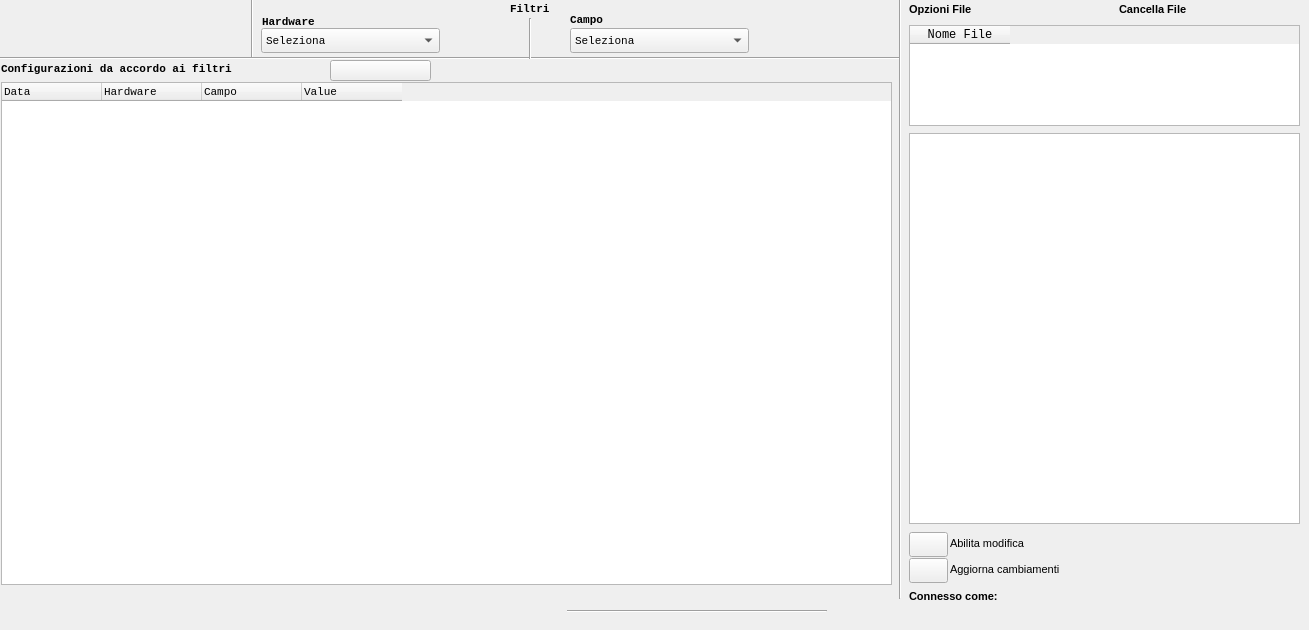
    <widget class="QWidget" name="tab_main">
     <attribute name="title">
      <string>Principale</string>
     </attribute>
     <widget class="Line" name="line_5">
      <property name="geometry">
       <rect>
        <x>567</x>
        <y>601</y>
        <width>260</width>
        <height>20</height>
       </rect>
      </property>
      <property name="font">
       <font>
        <pointsize>8</pointsize>
       </font>
      </property>
      <property name="cursor">
       <cursorShape>PointingHandCursor</cursorShape>
      </property>
      <property name="orientation">
       <enum>Qt::Horizontal</enum>
      </property>
     </widget>
     <widget class="QPushButton" name="btPlus">
      <property name="geometry">
       <rect>
        <x>278</x>
        <y>57</y>
        <width>24</width>
        <height>25</height>
       </rect>
      </property>
      <property name="font">
       <font>
        <family>Monospace</family>
        <pointsize>8</pointsize>
       </font>
      </property>
      <property name="cursor">
       <cursorShape>PointingHandCursor</cursorShape>
      </property>
      <property name="text">
       <string/>
      </property>
      <property name="flat">
       <bool>true</bool>
      </property>
     </widget>
     <widget class="QTableWidget" name="tableWidget">
      <property name="geometry">
       <rect>
        <x>1</x>
        <y>82</y>
        <width>891</width>
        <height>503</height>
       </rect>
      </property>
      <property name="minimumSize">
       <size>
        <width>0</width>
        <height>0</height>
       </size>
      </property>
      <property name="maximumSize">
       <size>
        <width>1550</width>
        <height>540</height>
       </size>
      </property>
      <property name="baseSize">
       <size>
        <width>1555</width>
        <height>503</height>
       </size>
      </property>
      <property name="font">
       <font>
        <family>Monospace</family>
        <pointsize>8</pointsize>
       </font>
      </property>
      <property name="cursor" stdset="0">
       <cursorShape>PointingHandCursor</cursorShape>
      </property>
      <property name="editTriggers">
       <set>QAbstractItemView::DoubleClicked</set>
      </property>
      <property name="tabKeyNavigation">
       <bool>false</bool>
      </property>
      <property name="showDropIndicator" stdset="0">
       <bool>false</bool>
      </property>
      <property name="dragDropOverwriteMode">
       <bool>false</bool>
      </property>
      <property name="selectionMode">
       <enum>QAbstractItemView::SingleSelection</enum>
      </property>
      <property name="selectionBehavior">
       <enum>QAbstractItemView::SelectRows</enum>
      </property>
      <attribute name="horizontalHeaderDefaultSectionSize">
       <number>100</number>
      </attribute>
      <column>
       <property name="text">
        <string>Data</string>
       </property>
       <property name="font">
        <font>
         <family>Monospace</family>
         <pointsize>8</pointsize>
        </font>
       </property>
       <property name="textAlignment">
        <set>AlignJustify|AlignVCenter</set>
       </property>
      </column>
      <column>
       <property name="text">
        <string>Hardware</string>
       </property>
       <property name="font">
        <font>
         <family>Monospace</family>
         <pointsize>8</pointsize>
        </font>
       </property>
       <property name="textAlignment">
        <set>AlignJustify|AlignVCenter</set>
       </property>
      </column>
      <column>
       <property name="text">
        <string>Campo</string>
       </property>
       <property name="font">
        <font>
         <family>Monospace</family>
         <pointsize>8</pointsize>
        </font>
       </property>
       <property name="textAlignment">
        <set>AlignJustify|AlignVCenter</set>
       </property>
      </column>
      <column>
       <property name="text">
        <string>Value</string>
       </property>
       <property name="font">
        <font>
         <family>Monospace</family>
         <pointsize>8</pointsize>
        </font>
       </property>
       <property name="textAlignment">
        <set>AlignJustify|AlignVCenter</set>
       </property>
      </column>
     </widget>
     <widget class="QLabel" name="labelLines">
      <property name="geometry">
       <rect>
        <x>1</x>
        <y>59</y>
        <width>281</width>
        <height>20</height>
       </rect>
      </property>
      <property name="font">
       <font>
        <family>Monospace</family>
        <pointsize>8</pointsize>
        <weight>75</weight>
        <bold>true</bold>
       </font>
      </property>
      <property name="cursor">
       <cursorShape>PointingHandCursor</cursorShape>
      </property>
      <property name="text">
       <string>Configurazioni da accordo ai filtri</string>
      </property>
     </widget>
     <widget class="QLabel" name="labelConnesso">
      <property name="geometry">
       <rect>
        <x>909</x>
        <y>586</y>
        <width>111</width>
        <height>20</height>
       </rect>
      </property>
      <property name="font">
       <font>
        <pointsize>8</pointsize>
        <weight>75</weight>
        <bold>true</bold>
       </font>
      </property>
      <property name="cursor">
       <cursorShape>PointingHandCursor</cursorShape>
      </property>
      <property name="text">
       <string>Connesso come:</string>
      </property>
     </widget>
     <widget class="Line" name="line_2">
      <property name="geometry">
       <rect>
        <x>890</x>
        <y>-2</y>
        <width>20</width>
        <height>601</height>
       </rect>
      </property>
      <property name="font">
       <font>
        <pointsize>8</pointsize>
       </font>
      </property>
      <property name="cursor">
       <cursorShape>PointingHandCursor</cursorShape>
      </property>
      <property name="orientation">
       <enum>Qt::Vertical</enum>
      </property>
     </widget>
     <widget class="QPushButton" name="btMinus">
      <property name="geometry">
       <rect>
        <x>303</x>
        <y>57</y>
        <width>24</width>
        <height>25</height>
       </rect>
      </property>
      <property name="font">
       <font>
        <family>Monospace</family>
        <pointsize>8</pointsize>
       </font>
      </property>
      <property name="cursor">
       <cursorShape>PointingHandCursor</cursorShape>
      </property>
      <property name="text">
       <string/>
      </property>
      <property name="flat">
       <bool>true</bool>
      </property>
     </widget>
     <widget class="QLabel" name="labelLogo">
      <property name="geometry">
       <rect>
        <x>1165</x>
        <y>513</y>
        <width>130</width>
        <height>100</height>
       </rect>
      </property>
      <property name="font">
       <font>
        <pointsize>8</pointsize>
       </font>
      </property>
      <property name="cursor">
       <cursorShape>PointingHandCursor</cursorShape>
      </property>
      <property name="text">
       <string/>
      </property>
     </widget>
     <widget class="QLabel" name="labelUserName">
      <property name="geometry">
       <rect>
        <x>1030</x>
        <y>586</y>
        <width>130</width>
        <height>17</height>
       </rect>
      </property>
      <property name="font">
       <font>
        <pointsize>8</pointsize>
       </font>
      </property>
      <property name="cursor">
       <cursorShape>PointingHandCursor</cursorShape>
      </property>
      <property name="text">
       <string/>
      </property>
     </widget>
     <widget class="Line" name="line_4">
      <property name="geometry">
       <rect>
        <x>-13</x>
        <y>-16</y>
        <width>19</width>
        <height>221</height>
       </rect>
      </property>
      <property name="font">
       <font>
        <pointsize>8</pointsize>
       </font>
      </property>
      <property name="cursor">
       <cursorShape>PointingHandCursor</cursorShape>
      </property>
      <property name="orientation">
       <enum>Qt::Vertical</enum>
      </property>
     </widget>
     <widget class="QComboBox" name="cbItem">
      <property name="geometry">
       <rect>
        <x>570</x>
        <y>28</y>
        <width>179</width>
        <height>25</height>
       </rect>
      </property>
      <property name="font">
       <font>
        <family>Monospace</family>
        <pointsize>8</pointsize>
       </font>
      </property>
      <property name="cursor">
       <cursorShape>PointingHandCursor</cursorShape>
      </property>
      <property name="insertPolicy">
       <enum>QComboBox::InsertAlphabetically</enum>
      </property>
      <property name="duplicatesEnabled">
       <bool>true</bool>
      </property>
      <item>
       <property name="text">
        <string>Seleziona</string>
       </property>
      </item>
     </widget>
     <widget class="QLabel" name="labelItems">
      <property name="geometry">
       <rect>
        <x>570</x>
        <y>10</y>
        <width>41</width>
        <height>20</height>
       </rect>
      </property>
      <property name="font">
       <font>
        <family>Monospace</family>
        <pointsize>8</pointsize>
        <weight>75</weight>
        <bold>true</bold>
       </font>
      </property>
      <property name="cursor">
       <cursorShape>PointingHandCursor</cursorShape>
      </property>
      <property name="text">
       <string>Campo</string>
      </property>
     </widget>
     <widget class="QLabel" name="labelHardware">
      <property name="geometry">
       <rect>
        <x>262</x>
        <y>12</y>
        <width>71</width>
        <height>20</height>
       </rect>
      </property>
      <property name="font">
       <font>
        <family>Monospace</family>
        <pointsize>8</pointsize>
        <weight>75</weight>
        <bold>true</bold>
       </font>
      </property>
      <property name="cursor">
       <cursorShape>PointingHandCursor</cursorShape>
      </property>
      <property name="text">
       <string>Hardware</string>
      </property>
     </widget>
     <widget class="QComboBox" name="cbHardware">
      <property name="geometry">
       <rect>
        <x>261</x>
        <y>28</y>
        <width>179</width>
        <height>25</height>
       </rect>
      </property>
      <property name="font">
       <font>
        <family>Monospace</family>
        <pointsize>8</pointsize>
       </font>
      </property>
      <property name="cursor">
       <cursorShape>PointingHandCursor</cursorShape>
      </property>
      <property name="currentText" stdset="0">
       <string>Seleziona</string>
      </property>
      <property name="insertPolicy">
       <enum>QComboBox::InsertAlphabetically</enum>
      </property>
      <property name="duplicatesEnabled">
       <bool>true</bool>
      </property>
      <item>
       <property name="text">
        <string>Seleziona</string>
       </property>
      </item>
     </widget>
     <widget class="QLabel" name="labelFiltri">
      <property name="geometry">
       <rect>
        <x>510</x>
        <y>-1</y>
        <width>50</width>
        <height>20</height>
       </rect>
      </property>
      <property name="font">
       <font>
        <family>Monospace</family>
        <pointsize>8</pointsize>
        <weight>75</weight>
        <bold>true</bold>
       </font>
      </property>
      <property name="cursor">
       <cursorShape>PointingHandCursor</cursorShape>
      </property>
      <property name="text">
       <string>Filtri</string>
      </property>
     </widget>
     <widget class="QPushButton" name="btItemMinus">
      <property name="geometry">
       <rect>
        <x>774</x>
        <y>29</y>
        <width>24</width>
        <height>25</height>
       </rect>
      </property>
      <property name="font">
       <font>
        <family>Monospace</family>
        <pointsize>8</pointsize>
       </font>
      </property>
      <property name="cursor">
       <cursorShape>PointingHandCursor</cursorShape>
      </property>
      <property name="text">
       <string/>
      </property>
      <property name="flat">
       <bool>true</bool>
      </property>
     </widget>
     <widget class="QPushButton" name="btHwMinus">
      <property name="geometry">
       <rect>
        <x>464</x>
        <y>27</y>
        <width>24</width>
        <height>25</height>
       </rect>
      </property>
      <property name="font">
       <font>
        <family>Monospace</family>
        <pointsize>8</pointsize>
       </font>
      </property>
      <property name="cursor">
       <cursorShape>PointingHandCursor</cursorShape>
      </property>
      <property name="text">
       <string/>
      </property>
      <property name="flat">
       <bool>true</bool>
      </property>
     </widget>
     <widget class="QPushButton" name="btHwPlus">
      <property name="geometry">
       <rect>
        <x>439</x>
        <y>27</y>
        <width>24</width>
        <height>25</height>
       </rect>
      </property>
      <property name="font">
       <font>
        <family>Monospace</family>
        <pointsize>8</pointsize>
       </font>
      </property>
      <property name="cursor">
       <cursorShape>PointingHandCursor</cursorShape>
      </property>
      <property name="text">
       <string/>
      </property>
      <property name="flat">
       <bool>true</bool>
      </property>
     </widget>
     <widget class="QPushButton" name="btItemPlus">
      <property name="geometry">
       <rect>
        <x>749</x>
        <y>29</y>
        <width>24</width>
        <height>25</height>
       </rect>
      </property>
      <property name="font">
       <font>
        <family>Monospace</family>
        <pointsize>8</pointsize>
       </font>
      </property>
      <property name="cursor">
       <cursorShape>PointingHandCursor</cursorShape>
      </property>
      <property name="text">
       <string/>
      </property>
      <property name="flat">
       <bool>true</bool>
      </property>
     </widget>
     <widget class="QPushButton" name="btDownload">
      <property name="geometry">
       <rect>
        <x>1035</x>
        <y>-1</y>
        <width>25</width>
        <height>25</height>
       </rect>
      </property>
      <property name="font">
       <font>
        <family>Monospace</family>
        <pointsize>8</pointsize>
       </font>
      </property>
      <property name="cursor">
       <cursorShape>PointingHandCursor</cursorShape>
      </property>
      <property name="text">
       <string/>
      </property>
      <property name="flat">
       <bool>true</bool>
      </property>
     </widget>
     <widget class="QPushButton" name="btUpload">
      <property name="geometry">
       <rect>
        <x>1010</x>
        <y>-1</y>
        <width>25</width>
        <height>25</height>
       </rect>
      </property>
      <property name="font">
       <font>
        <family>Monospace</family>
        <pointsize>8</pointsize>
       </font>
      </property>
      <property name="cursor">
       <cursorShape>PointingHandCursor</cursorShape>
      </property>
      <property name="text">
       <string/>
      </property>
      <property name="flat">
       <bool>true</bool>
      </property>
     </widget>
     <widget class="QTableWidget" name="tableWidget_attachments">
      <property name="geometry">
       <rect>
        <x>909</x>
        <y>25</y>
        <width>391</width>
        <height>101</height>
       </rect>
      </property>
      <property name="font">
       <font>
        <pointsize>8</pointsize>
       </font>
      </property>
      <property name="cursor" stdset="0">
       <cursorShape>PointingHandCursor</cursorShape>
      </property>
      <property name="editTriggers">
       <set>QAbstractItemView::NoEditTriggers</set>
      </property>
      <property name="dragDropOverwriteMode">
       <bool>false</bool>
      </property>
      <property name="selectionMode">
       <enum>QAbstractItemView::SingleSelection</enum>
      </property>
      <property name="selectionBehavior">
       <enum>QAbstractItemView::SelectRows</enum>
      </property>
      <column>
       <property name="text">
        <string>Nome File</string>
       </property>
       <property name="font">
        <font>
         <family>Monospace</family>
         <pointsize>9</pointsize>
         <weight>50</weight>
         <bold>false</bold>
        </font>
       </property>
      </column>
     </widget>
     <widget class="QLabel" name="labelAttach">
      <property name="geometry">
       <rect>
        <x>909</x>
        <y>-1</y>
        <width>101</width>
        <height>20</height>
       </rect>
      </property>
      <property name="font">
       <font>
        <pointsize>8</pointsize>
        <weight>75</weight>
        <bold>true</bold>
       </font>
      </property>
      <property name="cursor">
       <cursorShape>PointingHandCursor</cursorShape>
      </property>
      <property name="text">
       <string>Opzioni File</string>
      </property>
     </widget>
     <widget class="QPushButton" name="btTrash">
      <property name="geometry">
       <rect>
        <x>1227</x>
        <y>-3</y>
        <width>25</width>
        <height>25</height>
       </rect>
      </property>
      <property name="font">
       <font>
        <family>Monospace</family>
        <pointsize>8</pointsize>
       </font>
      </property>
      <property name="cursor">
       <cursorShape>PointingHandCursor</cursorShape>
      </property>
      <property name="text">
       <string/>
      </property>
      <property name="flat">
       <bool>true</bool>
      </property>
     </widget>
     <widget class="QPlainTextEdit" name="plainTextEdit">
      <property name="geometry">
       <rect>
        <x>909</x>
        <y>133</y>
        <width>391</width>
        <height>391</height>
       </rect>
      </property>
      <property name="font">
       <font>
        <pointsize>8</pointsize>
       </font>
      </property>
      <property name="cursor" stdset="0">
       <cursorShape>PointingHandCursor</cursorShape>
      </property>
     </widget>
     <widget class="Line" name="line">
      <property name="geometry">
       <rect>
        <x>-1</x>
        <y>50</y>
        <width>901</width>
        <height>16</height>
       </rect>
      </property>
      <property name="font">
       <font>
        <pointsize>8</pointsize>
       </font>
      </property>
      <property name="cursor">
       <cursorShape>PointingHandCursor</cursorShape>
      </property>
      <property name="orientation">
       <enum>Qt::Horizontal</enum>
      </property>
     </widget>
     <widget class="Line" name="line_3">
      <property name="geometry">
       <rect>
        <x>243</x>
        <y>-3</y>
        <width>19</width>
        <height>61</height>
       </rect>
      </property>
      <property name="font">
       <font>
        <pointsize>8</pointsize>
       </font>
      </property>
      <property name="cursor">
       <cursorShape>PointingHandCursor</cursorShape>
      </property>
      <property name="orientation">
       <enum>Qt::Vertical</enum>
      </property>
     </widget>
     <widget class="QPushButton" name="btSave">
      <property name="geometry">
       <rect>
        <x>909</x>
        <y>558</y>
        <width>39</width>
        <height>25</height>
       </rect>
      </property>
      <property name="font">
       <font>
        <pointsize>8</pointsize>
       </font>
      </property>
      <property name="cursor">
       <cursorShape>PointingHandCursor</cursorShape>
      </property>
      <property name="toolTip">
       <string extracomment="Cambio Password"/>
      </property>
      <property name="statusTip">
       <string extracomment="Cambio Password"/>
      </property>
      <property name="whatsThis">
       <string extracomment="Cambio Password"/>
      </property>
      <property name="accessibleName">
       <string extracomment="Cambio Password"/>
      </property>
      <property name="accessibleDescription">
       <string extracomment="Cambio Password"/>
      </property>
      <property name="text">
       <string/>
      </property>
      <property name="flat">
       <bool>false</bool>
      </property>
      <property name="toolTipDuration" stdset="0">
       <number>10</number>
      </property>
     </widget>
     <widget class="QLabel" name="labelupdate">
      <property name="geometry">
       <rect>
        <x>950</x>
        <y>560</y>
        <width>171</width>
        <height>19</height>
       </rect>
      </property>
      <property name="font">
       <font>
        <pointsize>8</pointsize>
       </font>
      </property>
      <property name="cursor">
       <cursorShape>PointingHandCursor</cursorShape>
      </property>
      <property name="text">
       <string>Aggiorna cambiamenti</string>
      </property>
     </widget>
     <widget class="QPushButton" name="btModify">
      <property name="geometry">
       <rect>
        <x>909</x>
        <y>532</y>
        <width>39</width>
        <height>25</height>
       </rect>
      </property>
      <property name="font">
       <font>
        <pointsize>8</pointsize>
       </font>
      </property>
      <property name="cursor">
       <cursorShape>PointingHandCursor</cursorShape>
      </property>
      <property name="toolTip">
       <string extracomment="Cambio Password"/>
      </property>
      <property name="statusTip">
       <string extracomment="Cambio Password"/>
      </property>
      <property name="whatsThis">
       <string extracomment="Cambio Password"/>
      </property>
      <property name="accessibleName">
       <string extracomment="Cambio Password"/>
      </property>
      <property name="accessibleDescription">
       <string extracomment="Cambio Password"/>
      </property>
      <property name="text">
       <string/>
      </property>
      <property name="flat">
       <bool>false</bool>
      </property>
      <property name="toolTipDuration" stdset="0">
       <number>10</number>
      </property>
     </widget>
     <widget class="QLabel" name="labelallowmodify">
      <property name="geometry">
       <rect>
        <x>950</x>
        <y>534</y>
        <width>141</width>
        <height>19</height>
       </rect>
      </property>
      <property name="font">
       <font>
        <pointsize>8</pointsize>
       </font>
      </property>
      <property name="cursor">
       <cursorShape>PointingHandCursor</cursorShape>
      </property>
      <property name="text">
       <string>Abilita modifica</string>
      </property>
     </widget>
     <widget class="QLabel" name="labelDeleteFile">
      <property name="geometry">
       <rect>
        <x>1119</x>
        <y>-1</y>
        <width>111</width>
        <height>20</height>
       </rect>
      </property>
      <property name="font">
       <font>
        <pointsize>8</pointsize>
        <weight>75</weight>
        <bold>true</bold>
       </font>
      </property>
      <property name="cursor">
       <cursorShape>PointingHandCursor</cursorShape>
      </property>
      <property name="text">
       <string>Cancella File</string>
      </property>
     </widget>
     <widget class="QToolButton" name="btSaveModify">
      <property name="geometry">
       <rect>
        <x>330</x>
        <y>60</y>
        <width>101</width>
        <height>21</height>
       </rect>
      </property>
      <property name="font">
       <font>
        <family>Monospace</family>
        <pointsize>8</pointsize>
       </font>
      </property>
      <property name="cursor">
       <cursorShape>PointingHandCursor</cursorShape>
      </property>
      <property name="text">
       <string/>
      </property>
      <property name="toolButtonStyle">
       <enum>Qt::ToolButtonTextBesideIcon</enum>
      </property>
     </widget>
     <widget class="Line" name="line_6">
      <property name="geometry">
       <rect>
        <x>520</x>
        <y>18</y>
        <width>20</width>
        <height>41</height>
       </rect>
      </property>
      <property name="font">
       <font>
        <pointsize>8</pointsize>
       </font>
      </property>
      <property name="cursor">
       <cursorShape>PointingHandCursor</cursorShape>
      </property>
      <property name="orientation">
       <enum>Qt::Vertical</enum>
      </property>
     </widget>
     <zorder>line_5</zorder>
     <zorder>btPlus</zorder>
     <zorder>labelLines</zorder>
     <zorder>labelConnesso</zorder>
     <zorder>line_2</zorder>
     <zorder>btMinus</zorder>
     <zorder>labelLogo</zorder>
     <zorder>labelUserName</zorder>
     <zorder>line_4</zorder>
     <zorder>labelHardware</zorder>
     <zorder>cbItem</zorder>
     <zorder>cbHardware</zorder>
     <zorder>labelItems</zorder>
     <zorder>labelFiltri</zorder>
     <zorder>btItemMinus</zorder>
     <zorder>btHwMinus</zorder>
     <zorder>btHwPlus</zorder>
     <zorder>btItemPlus</zorder>
     <zorder>btDownload</zorder>
     <zorder>btUpload</zorder>
     <zorder>tableWidget_attachments</zorder>
     <zorder>labelAttach</zorder>
     <zorder>btTrash</zorder>
     <zorder>plainTextEdit</zorder>
     <zorder>line</zorder>
     <zorder>line_3</zorder>
     <zorder>btSave</zorder>
     <zorder>labelupdate</zorder>
     <zorder>btModify</zorder>
     <zorder>labelallowmodify</zorder>
     <zorder>labelDeleteFile</zorder>
     <zorder>btSaveModify</zorder>
     <zorder>tableWidget</zorder>
     <zorder>line_6</zorder>
    </widget>
